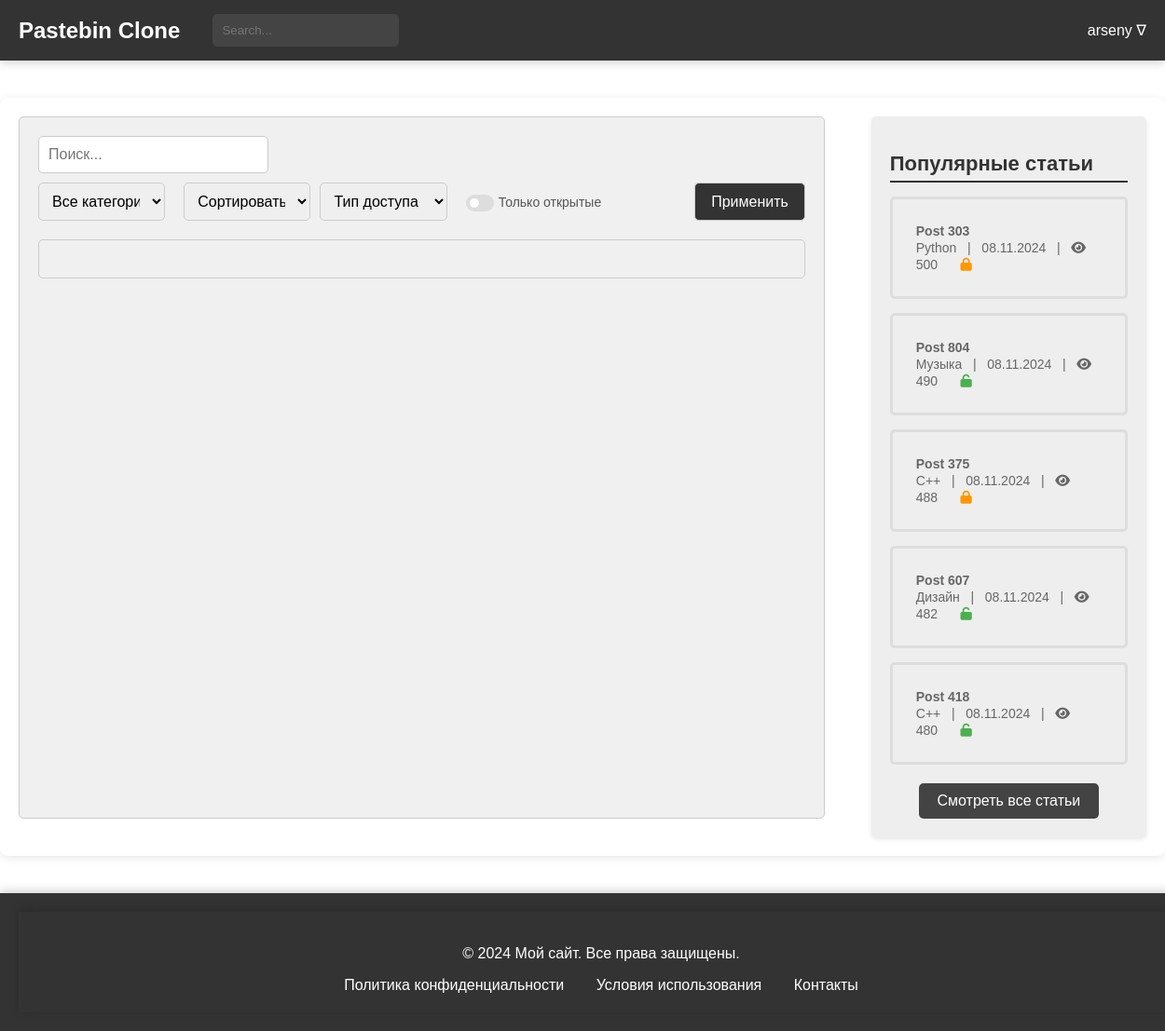
The page /users/posts/ (signed in) on the database as committed earlier.
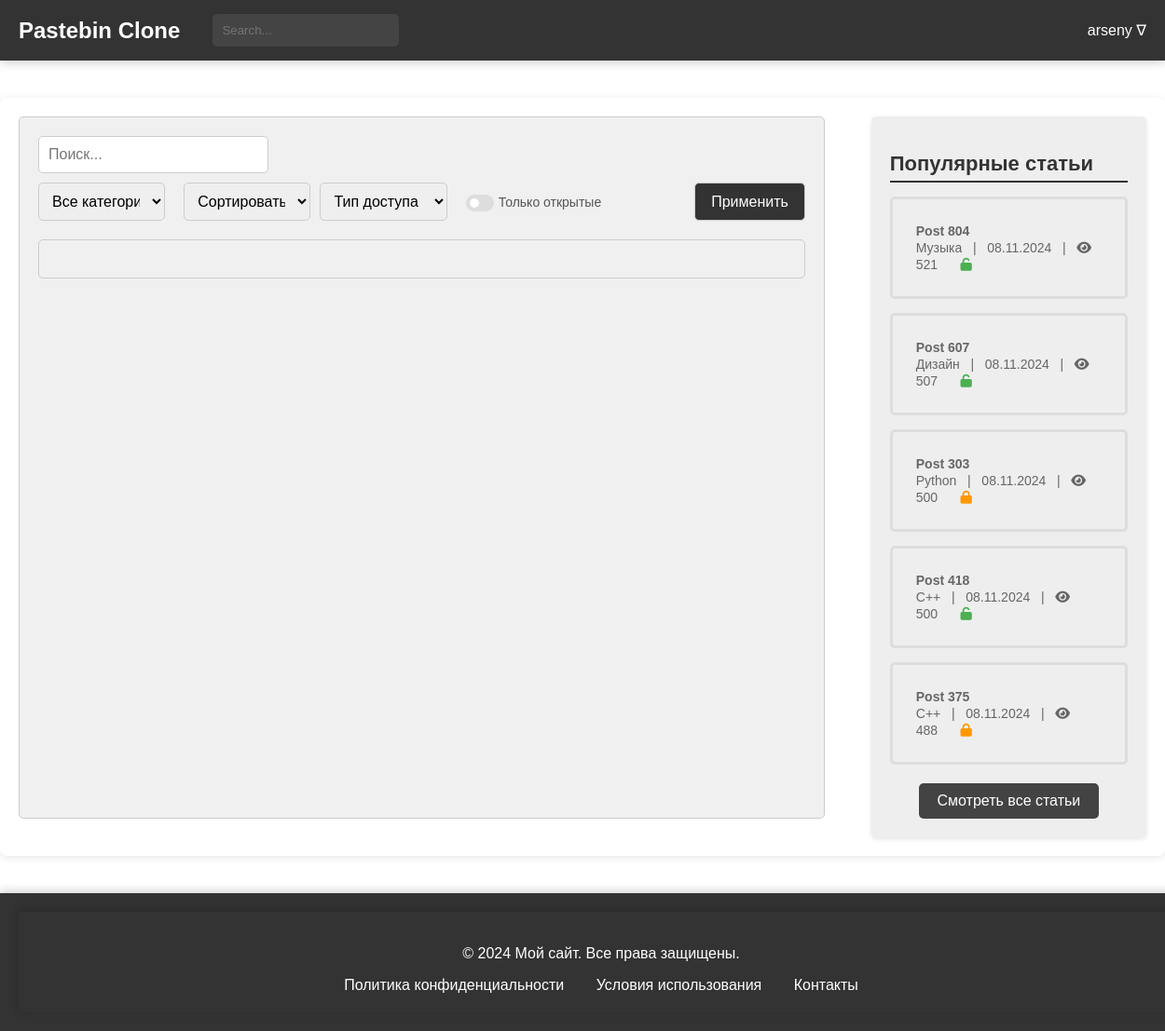
The same page on the database as committed later.
### blog/models.py (models this page shows, shortened)
class Paste(models.Model):
    ACCESS_STATUS_CHOICES = [
        (0, 'Private'),
        (1, 'Public'),
        (2, 'Draft'),
    ]
    TIME_LIVE_CHOICES = [
        (None, 'Никогда'),
        (timedelta(minutes=2), 'Через 2 минуты'),
        (timedelta(hours=1), 'Через 1 час'),
        (timedelta(days=1), 'Через 1 день'),
        (timedelta(weeks=1), 'Через 1 неделю'),
    ]
    title = models.CharField(max_length=200)
    content = models.TextField()
    author = models.ForeignKey(User, on_delete=models.CASCADE)
    created_at = models.DateTimeField(auto_now_add=True)
    updated_at = models.DateTimeField(auto_now=True)
    slug = models.UUIDField(default=uuid.uuid4, editable=False, unique=True)
    tags = models.ManyToManyField(Tag, related_name='posts')
    category = models.ForeignKey(Category, on_delete=models.SET_NULL, null=True)
    access_status = models.IntegerField(choices=ACCESS_STATUS_CHOICES, default=1)
    time_live = models.DurationField(null=True, blank=True)
    password = models.CharField(max_length=100, null=True, blank=True)
    is_delete_after_read = models.BooleanField(default=False)
    views_count = models.PositiveIntegerField(default=0)
    favourite_count = models.PositiveIntegerField(default=0)
    def get_formatted_created_at(self):
        return self.created_at.strftime('%d.%m.%Y')
    class Meta:
        verbose_name = 'Паста'
        verbose_name_plural = 'Паста'

class Category(models.Model):
    name = models.CharField(max_length=30, unique=True)
    parent = models.ForeignKey(
        'self',
        on_delete=models.CASCADE,
        null=True, blank=True,
        related_name='subcategories'
    )
    def __str__(self):
        return self.name
    class Meta:
        verbose_name = 'Категория'
        verbose_name_plural = 'Категории'

### users/views.py (the view)
# urls.py: path('posts/', views.posts_list, name='posts-list'),
@login_required
def posts_list(request):
    user = request.user
    posts = Paste.objects.filter(author=user).order_by('-created_at')
    popular_posts = Paste.objects.order_by('-views_count')[:5]
    categories = Category.objects.all()
    category = request.GET.get('category')
    sort_by = request.GET.get('sort')
    access_status = request.GET.get('access_status')
    has_password = request.GET.get('has_password')
    search_query = request.GET.get('search', '')
    posts = sort_and_filter(posts, category, sort_by, access_status, has_password, search_query)
    return render(request, 'users_posts.html', {
        'posts': posts,
        'popular_posts': popular_posts,
        'categories': categories,
        'selected_category': category,
        'selected_sort': sort_by,
        'has_password': has_password,
        'search_query': search_query
    })

### general/context_processors.py (called while the page is built)
def unread_counts(request):
    if request.user.is_authenticated:
        unread_messages_count = Messages.objects.filter(user=request.user, is_checked=False).count()
        unread_notifications_count = Notifications.objects.filter(user=request.user, is_checked=False).count()
    else:
        unread_messages_count = 0
        unread_notifications_count = 0
    return {
        'unread_messages_count': unread_messages_count,
        'unread_notifications_count': unread_notifications_count,
    }

### users/templates/users_posts.html (shortened to what this page needs)
{% extends 'blog/temps/base.html' %}
{% load static %}
{% block head %}
    <link rel="stylesheet" type="text/css" href="{% static 'css/users_posts.css' %}">
{% endblock %}
{% block content %}
<main>
    <div class="main-container">
        <div class="post-filter">
            <form method="get" action="{% url 'users:posts-list' %}">
                <input type="search" name="search" placeholder="Поиск..." value="{{ search_query }}">
                <div style="display: flex; justify-content: space-between; margin-top: 10px;">
                    <select name="category" style="width: 35%;">
                        <option value="">Все категории</option>
                    </select>
                    <select name="sort" style="width: 35%; margin-left: 20px;">
                        <option value="">Сортировать по</option>
                    </select>
                    <select name="access_status" style="width: 35%; margin-left: 10px;">
                        <option value="">Тип доступа</option>
                    </select>
                    <div class="checkbox-container">
                        <label for="has_password">
                            <span>Только открытые</span>
                            <span></span>
                            <span></span>
                        </label>
                    </div>
                    <button type="submit" style="margin-left: 100px;">Применить</button>
                </div>
            </form>
            <div class="post-list">
            </div>
        </div>
        {% include 'blog/temps/popular_posts.html' %}
    </div>
</main>
{% endblock %}

### blog/templates/blog/temps/popular_posts.html
{% load static %}
<head>
    <link rel="stylesheet" type="text/css" href="{% static 'css/popular_posts.css' %}">
    <link rel="stylesheet" href="https://cdnjs.cloudflare.com/ajax/libs/font-awesome/6.0.0-beta3/css/all.min.css">
</head>
<div class="right-block">
    <h2>Популярные статьи</h2>
    <ul>
        {% for popular_post in popular_posts %}
        <li>
            <a href="{% url 'blog:post-detail' popular_post.slug %}">
                <span class="article-title">{{popular_post.title}}</span>
                <br>
                <span class="article-meta">{{ popular_post.category }} &nbsp; | &nbsp; {{ popular_post.get_formatted_created_at }} &nbsp; |  &nbsp;
                                    <i class="fa fa-eye"></i> <span
                            class="view-count">{{popular_post.views_count}}</span></span>
                {% if popular_post.password %}
                <span><i class="fa fa-lock" aria-hidden="true" style="color: #FF9800;"></i></span>
                {% else %}
                <span><i class="fa fa-unlock" aria-hidden="true" style="color: #4CAF50;"></i></span>
                {% endif %}
            </a>
        </li>
        {% endfor %}
    </ul>
     <div class="all-posts-link">
        <a href="{% url 'blog:posts-list' %}">Смотреть все статьи</a>
    </div>
</div>

Rows that differ between the two databases and show on the page:
changed Paste "Post 804": views_count "490" → "521"; moves up the list
changed Paste "Post 607": views_count "482" → "507"; moves up the list
changed Paste "Post 418": views_count "480" → "500"; moves up the list
